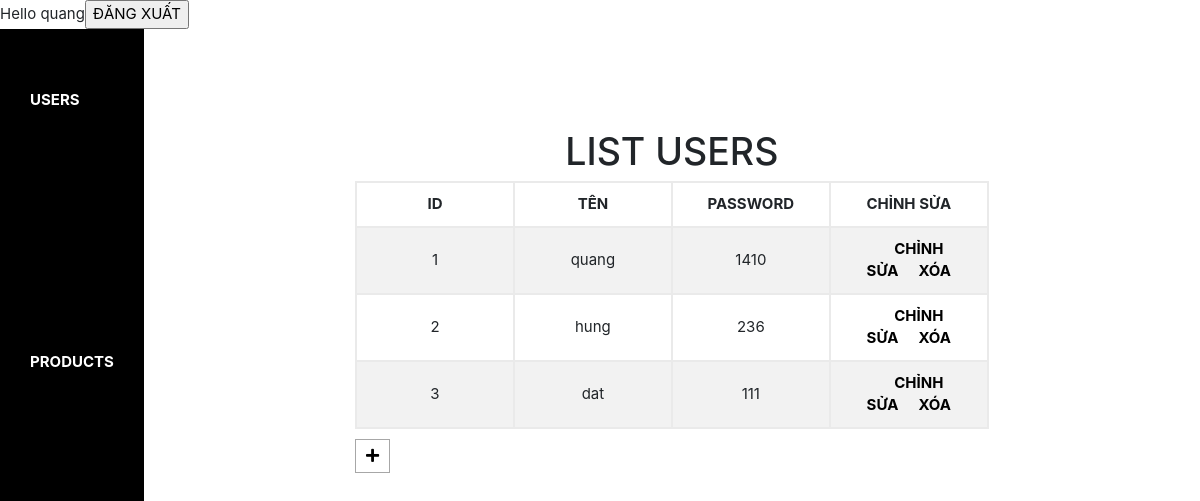
/chinhsua.php (signed in), run on the app's committed database.
### tables this page shows
CREATE TABLE `user` (
  `id` varchar(32) NOT NULL,
  `name` varchar(32) NOT NULL,
  `password` varchar(32) NOT NULL
);

### chinhsua.php (the view, shortened to what this page needs)
<?php
    include("connect.php");
    $sqlu = "SELECT * FROM user";
    $user = mysqli_query($conn, $sqlu);
?>
<!DOCTYPE html>
<html lang="en">
<head>
    <link rel="stylesheet" href="node_modules/bootstrap/dist/css/bootstrap.min.css">
    <link rel="stylesheet" href="css/hover.css">
    <link href="https://use.fontawesome.com/releases/v5.0.8/css/all.css" rel="stylesheet">
    <link rel="stylesheet" href="css/style.css">
</head>
<body>
    <form action="index.php" method="post" class="signout">
                    <?php echo "Hello ".$_SESSION['name'] ?><input type="submit" name="signout" value="ĐĂNG XUẤT" />
                </form>
    <div class="box">
        <div class="side_bar">
            <ul>
                <li class="user">USERS</li>
                <li class="pro">PRODUCTS</li>
            </ul>
        </div>
        <div class="table_aside">
            <div class="user_edit active">
                <h1>LIST USERS</h1>
                <table>
                    <tr>
                        <th>ID</th>
                        <th>TÊN</th>
                        <th>PASSWORD</th>
                        <th>CHỈNH SỬA</th>
                    </tr>
                     <?php while($rowUser = mysqli_fetch_array($user))
                    {
                    ?>
                    <tr>
                        <td><?php echo $rowUser["id"]; ?></td>
                        <td><?php echo $rowUser["name"]; ?></td>
                        <td><?php echo $rowUser["password"]; ?></td>
                        <td><a href="edit_user.php?id=<?php echo $rowUser["id"]; ?>&n=<?php echo $rowUser["name"]; ?>&p=<?php echo $rowUser["password"]; ?>">CHỈNH SỬA</a><a href="delete_user.php?p=<?php echo $rowUser["id"]; ?>">XÓA</a></td>
                    </tr>
                    <?php
                    }
                    ?>
                </table>
                <a class="add" href="insert_user.php"><i class="fas fa-plus"></i></a>
            </div>
        </div>
    </div>
</body>
</html>

### css/style.css (style rules this page uses)
* { font-size: 15px; }
.active { visibility: visible; animation: show 0.5s ease-in-out; animation-fill-mode: forwards; }
.box { display: flex; }
.box .side_bar { height: 100vh; width: 15vw; background: black; }
.box .side_bar ul { list-style: none; padding: 0; display: flex; flex-direction: column; }
.box .side_bar ul li { color: white; font-weight: bold; margin-bottom: 10vw; cursor: pointer; padding: 60px 30px; }
.box .table_aside { overflow: scroll; }
.box .table_aside .user_edit, .box .table_aside .product_edit { display: none; width: 60%; margin: 100px auto; }
.box .table_aside .user_edit h1, .box .table_aside .product_edit h1 { text-align: center; }
.box .table_aside .user_edit table, .box .table_aside .product_edit table { width: 100%; border: 2px solid #eaeaea; text-align: center; table-layout: fixed; }
.box .table_aside .user_edit table tr, .box .table_aside .product_edit table tr { border: 2px solid #eaeaea; }
.box .table_aside .user_edit table tr:nth-child(even), .box .table_aside .product_edit table tr:nth-child(even) { background-color: #f2f2f2; }
.box .table_aside .user_edit table tr th, .box .table_aside .user_edit table tr td, .box .table_aside .product_edit table tr th, .box .table_aside .product_edit table tr td { border: 2px solid #eaeaea; padding: 10px; }
.box .table_aside .user_edit table tr th a, .box .table_aside .user_edit table tr td a, .box .table_aside .product_edit table tr th a, .box .table_aside .product_edit table tr td a { margin-left: 20px; color: black; font-weight: bold; text-decoration: none; }
.box .table_aside .user_edit .add, .box .table_aside .product_edit .add { display: inline-block; color: black; padding: 5px 10px; margin: 10px 0; background: white; outline: none; border: 1px solid #a7a7a7; }
.box .table_aside .active { display: block; transition: all 0.4s ease-in-out; }

### data on the page
user: id "1", name "quang", password "1410"
user: id "2", name "hung", password "236"
user: id "3", name "dat", password "111"

### other printed values
$_SESSION['name'] "quang"
